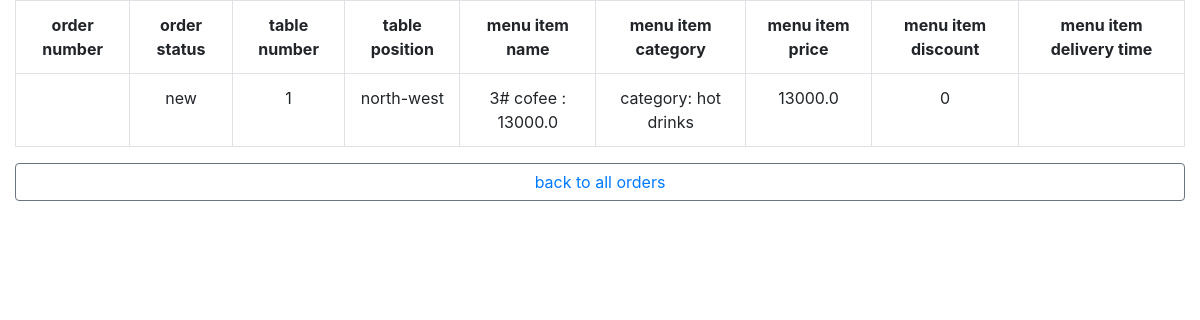
The app's page /cafe5/2 with its own data.
### cafe5/models.py (models this page shows, shortened)
class Orders(BaseModel):
    status = models.CharField(max_length=50, default='new')
    time_stamp = models.DateTimeField(auto_now_add=True)
    table_id = models.ForeignKey(Table, related_name='orders', on_delete=models.RESTRICT, default=1)
    menu_item_id = models.ForeignKey(MenuItems, on_delete=models.RESTRICT)
    menu_item_number = models.IntegerField(default=1)

class Table(BaseModel):
    table_number = models.CharField(max_length=3)
    cafe_space_position = models.CharField(max_length=100)
    def __str__(self):
        return f"{self.table_number}"

class MenuItems(BaseModel):
    name = models.CharField(max_length=30, verbose_name='menu item name', help_text='enter menu item name', null=False,
                            blank=False)
    category = models.ForeignKey(Category, on_delete=models.CASCADE, verbose_name='menu item category',
                                 help_text='define category', null=False, blank=False)
    discount = models.IntegerField(verbose_name='item discount', help_text='enter item discount', null=True, blank=True,
                                   default=0)
    price = models.FloatField(verbose_name='item price', help_text='enter item price', null=False, blank=False)
    image = models.FileField(verbose_name='item image', help_text='upload image of item', null=True, blank=True,
                             upload_to='cafe5/menu_items/images/')
    create_timestamp = models.DateTimeField(verbose_name='date of adding item', help_text='date of creation of item',
                                            auto_now_add=True, null=False, blank=False)
    modify_timestamp = models.DateTimeField(verbose_name='date of update item', help_text='date of modify of item',
                                            auto_now=True, null=False, blank=False)
    def __str__(self):
        return f"{self.id}# {self.name} : {self.price}"

class Category(BaseModel):
    name = models.CharField(max_length=20)
    def __str__(self):
        return f"category: {self.name}"

### cafe5/views.py (the view)
# urls.py: path('<int:pk>', OrderDetails2.as_view(), name='order_details_generic_view'),
class OrderDetails2(generic.DetailView):
    template_name = 'order_detail.html'
    model = Orders
    context_object_name = 'o_detail'

### core/models.py (called while the page is built)
    def get_queryset(self):
        return super().get_queryset().filter(deleted=False)

### templates/order_detail.html (shortened to what this page needs)
<!DOCTYPE html>
<html lang="en">
<head>
    <link href="https://maxcdn.bootstrapcdn.com/bootstrap/4.5.2/css/bootstrap.min.css" rel="stylesheet">
</head>
<body>
<div class="container-fluid">
<table class="table table-bordered text-center">
    <tr>
        <th>order number</th>
        <th>order status</th>
        <th>table number</th>
        <th>table position</th>
        <th>menu item name</th>
        <th>menu item category</th>
        <th>menu item price</th>
        <th>menu item discount</th>
        <th>menu item delivery time</th>
    </tr>
    <tr>
        <td>{{ o_detail.order_number }}</td>
        <td>{{ o_detail.status }}</td>
        <td>{{ o_detail.table_id }}</td>
        <td>{{ o_detail.table_id.cafe_space_position }}</td>
        <td>{{ o_detail.menu_item_id }}</td>
        <td>{{ o_detail.menu_item_id.category }}</td>
        <td>{{ o_detail.menu_item_id.price }}</td>
        <td>{{ o_detail.menu_item_id.discount }}</td>
        <td>{{ o_detail.menu_item_id.serving_time_period }}</td>
    </tr>
    </table>
<button class="btn btn-block btn-outline-secondary"><a href="{% url 'cafe5:all_orders_generic_view' %}">back to all orders</a></button>
</div>
</body>
</html>

### records on screen
Orders: status "new", table_id "1", table_id.cafe_space_position "north-west", menu_item_id "3# cofee : 13000.0", menu_item_id.category "category: hot drinks", menu_item_id.price "13000.0", menu_item_id.discount "0"
